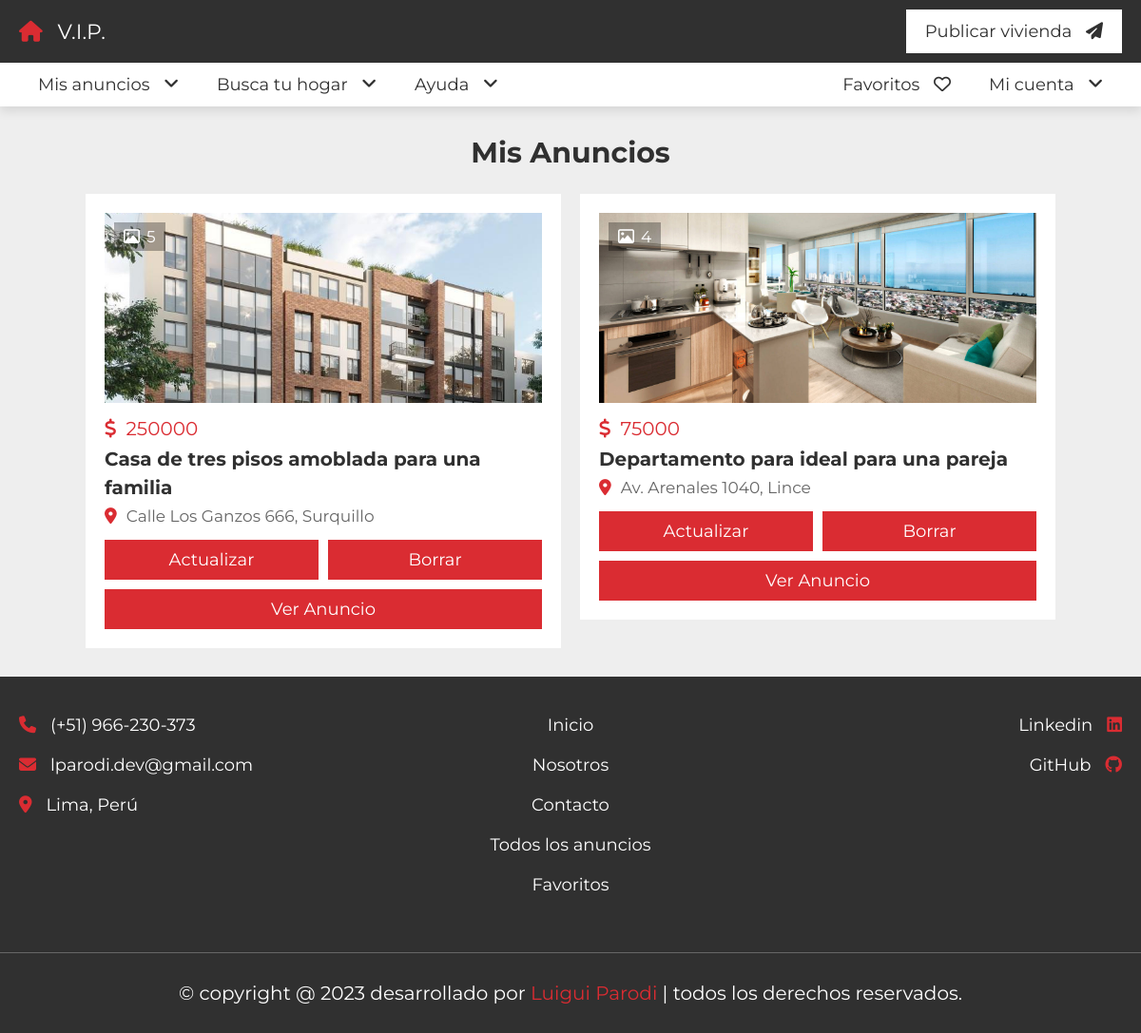
Screenshot of /project/my_listings.php (signed in) with the database file from the repository.
### tables this page shows
CREATE TABLE `property` (
  `id` varchar(20) NOT NULL,
  `user_id` varchar(20) NOT NULL,
  `property_name` varchar(50) NOT NULL,
  `address` varchar(100) NOT NULL,
  `price` varchar(10) NOT NULL,
  `type` varchar(10) NOT NULL,
  `offer` varchar(10) NOT NULL,
  `status` varchar(50) NOT NULL,
  `furnished` varchar(50) NOT NULL,
  `bhk` varchar(10) NOT NULL,
  `deposite` varchar(10) NOT NULL,
  `bedroom` varchar(10) NOT NULL,
  `bathroom` varchar(10) NOT NULL,
  `balcony` varchar(10) NOT NULL,
  `carpet` varchar(10) NOT NULL,
  `age` varchar(2) NOT NULL,
  `total_floors` varchar(2) NOT NULL,
  `room_floor` varchar(2) NOT NULL,
  `loan` varchar(50) NOT NULL,
  `lift` varchar(3) NOT NULL DEFAULT 'no',
  `security_guard` varchar(3) NOT NULL DEFAULT 'no',
  `play_ground` varchar(3) NOT NULL DEFAULT 'no',
  `garden` varchar(3) NOT NULL DEFAULT 'no',
  `water_supply` varchar(3) NOT NULL DEFAULT 'no',
  `power_backup` varchar(3) NOT NULL DEFAULT 'no',
  `parking_area` varchar(3) NOT NULL DEFAULT 'no',
  `gym` varchar(3) NOT NULL DEFAULT 'no',
  `shopping_mall` varchar(3) NOT NULL DEFAULT 'no',
  `hospital` varchar(3) NOT NULL DEFAULT 'no',
  `school` varchar(3) NOT NULL DEFAULT 'no',
  `market_area` varchar(3) NOT NULL DEFAULT 'no',
  `image_01` varchar(50) NOT NULL,
  `image_02` varchar(50) NOT NULL,
  `image_03` varchar(50) NOT NULL,
  `image_04` varchar(50) NOT NULL,
  `image_05` varchar(50) NOT NULL,
  `description` varchar(1000) NOT NULL,
  `date` date NOT NULL DEFAULT current_timestamp()
);

### project/my_listings.php (the view, shortened to what this page needs)
<?php
include 'components/connect.php';
if (isset($_COOKIE['user_id'])) {
    $user_id = $_COOKIE['user_id'];
} else {
    $user_id = '';
}
?>
<!DOCTYPE html>
<html lang="es">
<head>
    <link rel="stylesheet" href="https://cdnjs.cloudflare.com/ajax/libs/font-awesome/6.2.0/css/all.min.css">
    <link rel="stylesheet" href="css/style.css">
</head>
<body>
    <?php include 'components/user_header.php'; ?>
    <section class="my-listings">
        <h1 class="heading">Mis Anuncios</h1>
        <div class="box-container">
            <?php
            $select_properties = $conn->prepare(
                "SELECT *
                FROM `property`
                WHERE user_id = ?
                ORDER BY date
                DESC"
            );
            $select_properties->execute([$user_id]);
            if ($select_properties->rowCount() > 0) {
                while ($fetch_property = $select_properties->fetch(PDO::FETCH_ASSOC)) {
                    $property_id = $fetch_property['id'];
                    if (!empty($fetch_property['image_02'])) {
                        $image_coutn_02 = 1;
                    } else {
                        $image_coutn_02 = 0;
                    }
                    if (!empty($fetch_property['image_03'])) {
                        $image_coutn_03 = 1;
                    } else {
                        $image_coutn_03 = 0;
                    }
                    if (!empty($fetch_property['image_04'])) {
                        $image_coutn_04 = 1;
                    } else {
                        $image_coutn_04 = 0;
                    }
                    if (!empty($fetch_property['image_05'])) {
                        $image_coutn_05 = 1;
                    } else {
                        $image_coutn_05 = 0;
                    }
                    $total_images = (1 + $image_coutn_02 + $image_coutn_03 + $image_coutn_04 + $image_coutn_05);
            ?>
                    <form action="" method="post" class="box">
                        <div class="thumb">
                            <p><i class="far fa-image"></i><span><?= $total_images; ?></span></p>
                            <img src="uploaded_files/<?= $fetch_property['image_01']; ?>" alt="">
                        </div>
                        <div class="price"><i class="fas fa-dollar-sign"></i><span><?= $fetch_property['price']; ?></span></div>
                        <h3 class="name"><?= $fetch_property['property_name']; ?></h3>
                        <p class="location"><i class="fas fa-map-marker-alt"></i><span><?= $fetch_property['address']; ?></span></p>
                        <div class="flex-btn">
                            <a href="update_property.php?get_id=<?= $property_id; ?>" class="btn">Actualizar</a>
                            <input type="submit" name="delete" value="Borrar" class="btn" onclick="return confirm('¿Desea borrar este anuncio?');">
                        </div>
                        <a href="view_property.php?get_id=<?= $property_id; ?>" class="btn">Ver anuncio</a>
                    </form>
            <?php
                }
            } else {
                echo '<p class="empty">¡Aún no has creado ningún anuncio! <a href="post_property.php" style="margin-top:1.5rem;" class="btn">publica uno.</a></p>';
            }
            ?>
        </div>
    </section>
    <?php include 'components/footer.php'; ?>
</body>
</html>

### project/css/style.css (style rules this page uses)
:root { --main-color: #da2c32; --light-color: #666; --light-bg: #eee; --white: #fff; --black: #303030; --border: 0.1rem solid var(--light-color); --box-shadow: 0 0.5rem 1rem rgba(0, 0, 0, 0.1); }
* { font-family: "Montserrat", sans-serif; margin: 0; padding: 0; box-sizing: border-box; outline: none; border: none; text-decoration: none; }
html { font-size: 62.5%; overflow-x: hidden; scroll-behavior: smooth; scroll-padding-top: 10rem; }
body { background-color: var(--light-bg); }
section { padding: 3rem 2rem; max-width: 1200px; margin: 0 auto; }
.heading { text-align: center; padding-bottom: 2.5rem; font-size: 3rem; color: var(--black); text-transform: capitalize; }
.btn, .inline-btn { margin-top: 1rem; padding: 1rem 3rem; background-color: var(--main-color); color: var(--white); cursor: pointer; text-align: center; font-size: 1.8rem; text-transform: capitalize; }
.btn { display: block; width: 100%; }
.flex-btn { display: flex; gap: 1rem; justify-content: space-between; align-items: flex-end; }
.my-listings .box-container { display: grid; grid-template-columns: repeat(auto-fit, 50rem); gap: 2rem; justify-content: center; align-items: flex-start; }
.my-listings .box-container .box { background-color: var(--white); box-shadow: var(--box-shodow); padding: 2rem; overflow-x: hidden; }
.my-listings .box-container .box .thumb { position: relative; height: 20rem; margin-bottom: 1.5rem; }
.my-listings .box-container .box .thumb img { height: 100%; width: 100%; object-fit: cover; }
.my-listings .box-container .box .thumb p { position: absolute; top: 1rem; left: 1rem; background-color: rgba(0, 0, 0, 0.3); color: var(--white); padding: 0.5rem 1rem; font-size: 1.7rem; }
.my-listings .box-container .box .thumb p i { margin-right: 0.7rem; }
.my-listings .box-container .box .price { font-size: 2rem; color: var(--main-color); }
.my-listings .box-container .box .price i { margin-right: 1rem; }
.my-listings .box-container .box .name { font-size: 2rem; color: var(--black); line-height: 1.5; padding: 0.5rem 0; text-overflow: ellipsis; }
.my-listings .box-container .box .location { padding-bottom: 0.5rem; font-size: 1.7rem; color: var(--light-color); }
.my-listings .box-container .box .location i { margin-right: 1rem; color: var(--main-color); }

### rows the page displays
property: total_images "5", image_01 (picture), price "250000", property_name "Casa de tres pisos amoblada para una familia", address "Calle Los Ganzos 666, Surquillo"
property: total_images "4", image_01 (picture), price "75000", property_name "Departamento para ideal para una pareja", address "Av. Arenales 1040, Lince"
